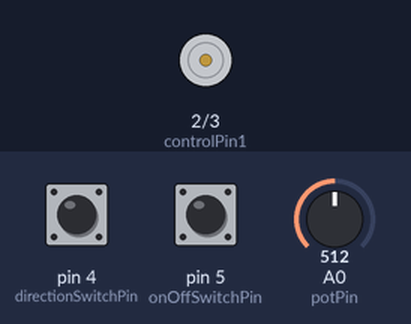
The sketch below on a simulated Arduino Uno, built with avr-gcc and run on an emulated ATmega328P. Parts: motor-driver pin pairs drawn as motors (green arrow = first pin HIGH = forward, orange = second pin HIGH = backward, longer = more drive, scaled by the enable pin). The inputs (shaded band) are chosen by the test bench; at power-on: pin 4 (directionSwitchPin) LOW, pin 5 (onOffSwitchPin) LOW, A0 (potPin) = 512.

Above: at 1.2 s.
1.3 s: pin 4 (directionSwitchPin) pulled HIGH for 0.15 s
2.9 s: pin 5 (onOffSwitchPin) pulled HIGH for 0.15 s
At 3.2 s:
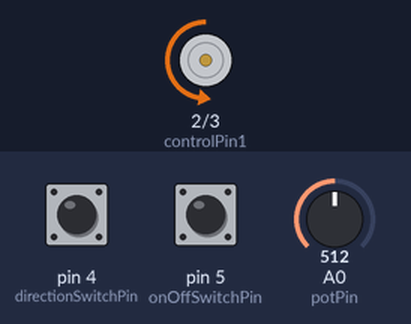
4.5 s: A0 (potPin) set to 716
At 5.6 s:
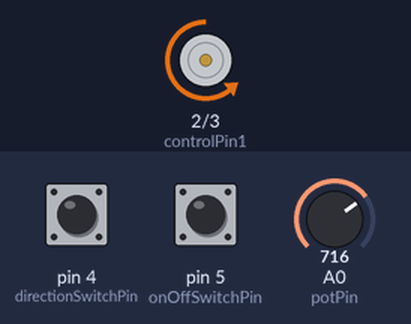
6.0 s: A0 (potPin) set to 900
At 6.7 s:
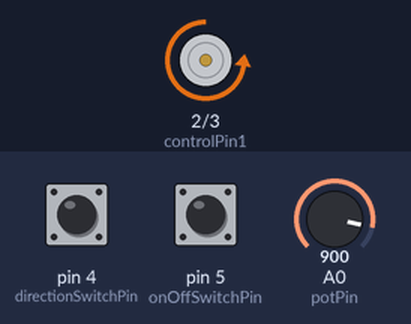
7.5 s: pin 4 (directionSwitchPin) pulled HIGH for 1 s
At 7.9 s:
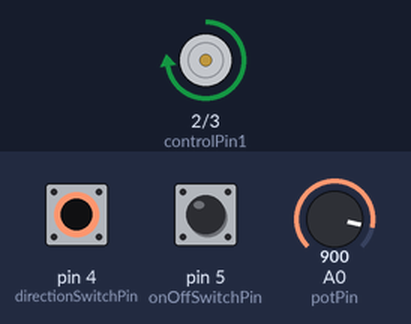
10.0 s: A0 (potPin) set to 511
At 11.0 s:
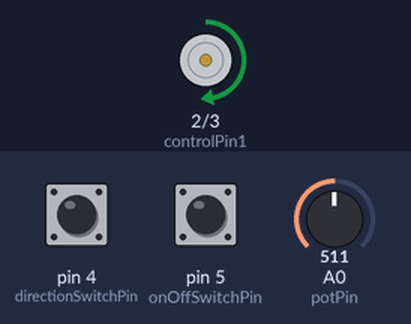
Timing chart, 0 to 12.5 s (numbered marks = the images above; inputs shaded):
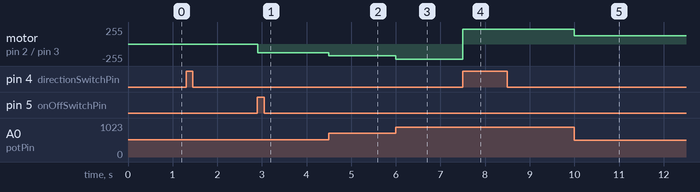

Measured:
- after the input at 2.9 s, motor on pin 2 (controlPin1) / pin 3 (controlPin2): stopped → backward 128/255 at once
- after the input at 4.5 s, motor on pin 2 (controlPin1) / pin 3 (controlPin2): backward 128/255 → backward 179/255 at once
- after the input at 6.0 s, motor on pin 2 (controlPin1) / pin 3 (controlPin2): backward 179/255 → backward 225/255 at once
- after the input at 7.5 s, motor on pin 2 (controlPin1) / pin 3 (controlPin2): backward 225/255 → forward 225/255 at once
- after the input at 10.0 s, motor on pin 2 (controlPin1) / pin 3 (controlPin2): forward 225/255 → forward 127/255 at once

The sketch:

Multi_Direction_Motor.ino
```cpp
const int controlPin1 = 2;                                            //Set variables equal to pins
const int controlPin2 = 3;
const int enablePin = 9;
const int directionSwitchPin = 4;
const int onOffSwitchPin = 5;
const int potPin = A0;

int onOffSwitchState = 0;                                             //Initialize variables equal to 0
int previousOnOffSwitchState = 0;
int directionSwitchState = 0;
int previousDirectionSwitchState = 0;

int motorEnabled = 0;                                                 //Initialize motorEnabled and motorSpeed = 0
int motorSpeed = 0;
int motorDirection = 1;                                               //Initialize direction = 1. This is the forward direction.

void setup() {
  // setup code here, to run once:

  pinMode(directionSwitchPin, INPUT);                                 //Set pin 4 to Input
  pinMode(onOffSwitchPin, INPUT);                                     //Set pin 5 to Input
  pinMode(controlPin1, OUTPUT);                                       //Set pin 2 to Output
  pinMode(controlPin2, OUTPUT);                                       //Set pin 3 to Output
  pinMode(enablePin, OUTPUT);                                         //Set pin 9 to Output

  digitalWrite(enablePin, LOW);                                       //Write output to pin 9 as Low
}

void loop() {
  // main code here, to run repeatedly:

  onOffSwitchState = digitalRead(onOffSwitchPin);                     //Variable onOffSwitchState = digital read out (High or Low) of pin 5
  delay(1);
  directionSwitchState = digitalRead(directionSwitchPin);             //Variable directionSwitchState = digital read out (High or Low) of pin 4

  motorSpeed = analogRead(potPin)/4;                                  //Variable motorSpeed = analog read out of potentiometer(pin A0)/4. This is because motor speed = 0 to 256 or analog read out (1023)/4.

  if(onOffSwitchState != previousOnOffSwitchState) {                  //if onOffSwitchState is not equal to previousOnOffSwitchState
    if (onOffSwitchState == HIGH) {                                   //if onOffSwitchState is High
      motorEnabled = !motorEnabled;                                   //Switch state of the motor enable. If it was = 1, it is now = 0. If it was = 0, It is now = 1.
    }

  }

  if(directionSwitchState != previousDirectionSwitchState) {          //if directionSwitchState is not equal to previousDirectionSwitchState
    if (directionSwitchState == HIGH) {                               //if directionSwitchState is High
      motorDirection = !motorDirection;                               //Switch state of the motor direction. If it was = 1, it is now = 0. If it was = 0, It is now = 1.
    }

  }

  if (motorDirection == 1) {                                          //if motorDirection = 1
    digitalWrite(controlPin1, HIGH);                                  //Pin 2 is High, pin 3 is Low. Motor will spin in one direction
    digitalWrite(controlPin2, LOW);
  }
  else {                                                              //if motorDirection = 0
    digitalWrite(controlPin1, LOW);                                   //Pin 2 is Low, pin 3 is High. Motor will spin in the opposite direction
    digitalWrite(controlPin2, HIGH);
  }

  if(motorEnabled == 1) {                                             //if motorEnabled = 1
    analogWrite(enablePin, motorSpeed);                               //Output the analog value of the motor speed to pin 9
  }
  else{
    analogWrite(enablePin, 0);                                        //else, output 0 to the enablePin, pin 9
  }

  previousDirectionSwitchState = directionSwitchState;                //Set previousDirectionSwitchState equal to directionSwitchState before the next loop
  previousOnOffSwitchState = onOffSwitchState;                        //Set previousOnOffSwitchState equal to onOffSwitchState before the next loop

}
```
